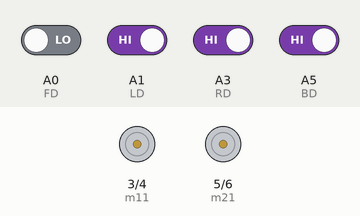
Bench run of a sketch on a simulated Arduino Uno, built with avr-gcc and run on an emulated ATmega328P. Parts: motor-driver pin pairs drawn as motors (green arrow = first pin HIGH = forward, orange = second pin HIGH = backward, longer = more drive). Inputs (shaded band) come from the test bench; at power-on: A1 (LD), A3 (RD), A5 (BD) HIGH, A0 (FD) LOW.

Above: at 1.2 s.
1.3 s: A1 (LD) driven LOW and A3 (RD) driven LOW
At 2.5 s:
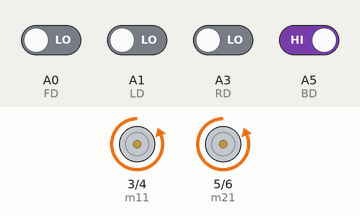
2.8 s: A0 (FD) driven HIGH
At 3.8 s:
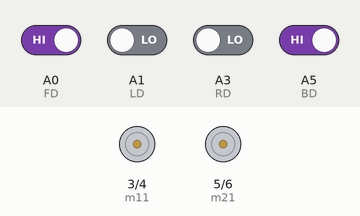
4.3 s: A5 (BD) driven LOW
At 5.0 s:
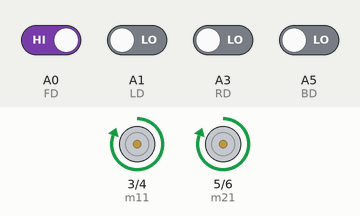
5.8 s: A5 (BD) driven HIGH
At 6.1 s:
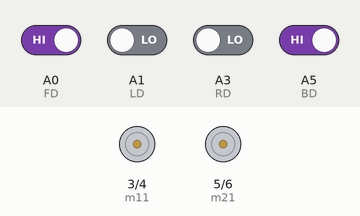
Timing chart, 0 to 8.3 s (numbered marks = the images above; inputs shaded):
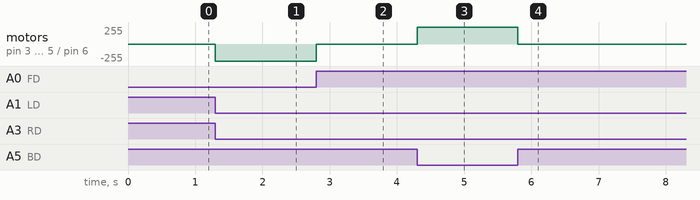

Measured:
- after the input at 1.3 s, motor on pin 3 (m11) / pin 4 (m12), motor on pin 5 (m21) / pin 6 (m22): stopped → backward 255/255 at once
- after the input at 2.8 s, motor on pin 3 (m11) / pin 4 (m12), motor on pin 5 (m21) / pin 6 (m22): backward 255/255 → stopped at once
- after the input at 4.3 s, motor on pin 3 (m11) / pin 4 (m12), motor on pin 5 (m21) / pin 6 (m22): stopped → forward 255/255 at once
- after the input at 5.8 s, motor on pin 3 (m11) / pin 4 (m12), motor on pin 5 (m21) / pin 6 (m22): forward 255/255 → stopped at once

The sketch:

receiver.ino
```cpp
// Since signal from HT12D are in analog form so we read them on analog pins
#define FD A0
#define BD A5
#define LD A1
#define RD A3

#define m11 3 // for left motor
#define m12 4 // for left motor
#define m21 5 // for right motor
#define m22 6 // for right motor
void forward()
{
    // For forward motion we keep both the motor’s one pin high in such a way that polarity should be same
    digitalWrite(m11, HIGH);
    digitalWrite(m12, LOW);
    digitalWrite(m21, HIGH);
    digitalWrite(m22, LOW);
}

void backward()
{
    digitalWrite(m11, LOW);
    digitalWrite(m12, HIGH);
    digitalWrite(m21, LOW);
    digitalWrite(m22, HIGH);
}
void right()
{
    digitalWrite(m11, HIGH); /* for left motion we keep left motor at rest by keeping both the
    m12 and m11 pins high*/
    digitalWrite(m12, HIGH);
    digitalWrite(m21, HIGH);
    digitalWrite(m22, LOW);
}

void left()
{
    digitalWrite(m11, HIGH);
    digitalWrite(m12, LOW);
    digitalWrite(m21, HIGH); /* for left motion we keep left motor at rest by keeping both the
    m12 and m11 pins high*/
    digitalWrite(m22, HIGH);
}
void Stop()
{
    digitalWrite(m11, LOW);
    digitalWrite(m12, LOW);
    digitalWrite(m21, LOW);
    digitalWrite(m22, LOW);
}
void setup()
{
    pinMode(FD, INPUT);
    pinMode(BD, INPUT);
    pinMode(LD, INPUT);
    pinMode(RD, INPUT);

    pinMode(m11, OUTPUT);
    pinMode(m12, OUTPUT);
    pinMode(m21, OUTPUT);
    pinMode(m22, OUTPUT);
    Serial.begin(9600);
}

void loop()
{
    int F = digitalRead(FD);
    int B = digitalRead(BD);
    int L = digitalRead(LD);
    int R = digitalRead(RD);
    if (F == 1 && B == 0 && L == 0 && R == 0)
        forward();
    else if (F == 0 && B == 1 && L == 0 && R == 0)
        backward();
    else if (F == 0 && B == 0 && L == 1 && R == 0)
        left();
    else if (F == 0 && B == 0 && L == 0 && R == 1)
        right();
    else
        Stop();
}
```
